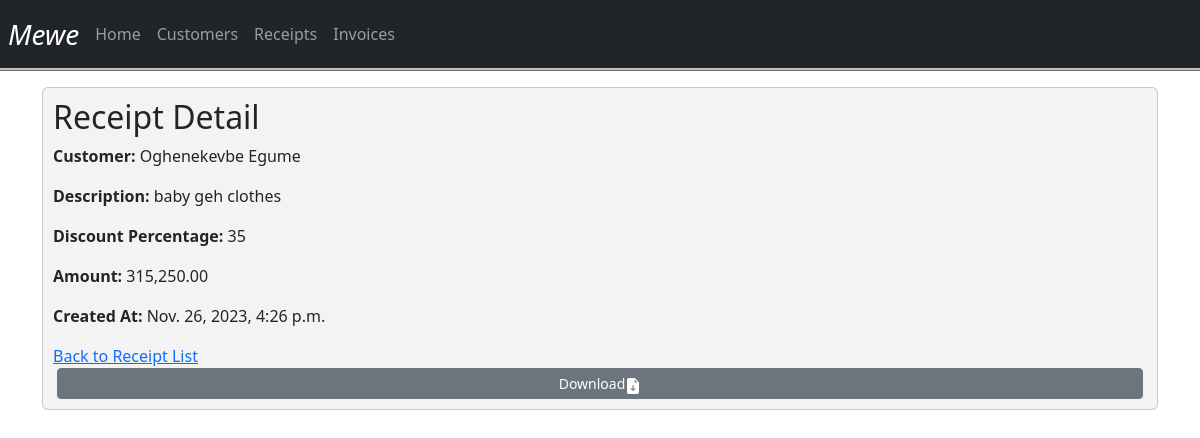
The app's page /receipts/2/ (signed in) with its own data.
### customerinvoices/models.py (models this page shows, shortened)
class Receipt(models.Model):
    user = models.ForeignKey(User, on_delete=models.CASCADE)
    customer= models.ForeignKey(Customer, on_delete=models.CASCADE, related_name='receipts')
    description = models.CharField(max_length=225)
    discount_percentage = models.IntegerField(null=True, blank=True)
    amount = models.DecimalField(decimal_places=2, max_digits=10)
    created_at = models.DateTimeField(auto_now_add=True)

class Customer(models.Model):
    user = models.ForeignKey(User, on_delete=models.CASCADE)
    name = models.CharField(max_length=50)
    email_address = models.EmailField(max_length=254, null=True, blank=True)
    phone_number = models.CharField(max_length=50, null=True, blank=True)

### customerinvoices/views.py (the view)
# urls.py: path('receipts/<int:pk>/', ReceiptDetailView.as_view(), name='receipt_detail'),
class ReceiptDetailView(LoginRequiredMixin,DetailView):
    model = Receipt
    template_name = 'receipt_detail.html'

### customerinvoices/templates/receipt_detail.html (shortened to what this page needs)
{% extends 'base.html' %}
{% load humanize %}
{% block content %}
<div class="card">
  <h2>Receipt Detail</h2>
  {% if user.id == receipt.user.id %}
  <p><strong>Customer:</strong> {{ object.customer.name }}</p>
  <p><strong>Description:</strong> {{ object.description }}</p>
  <p><strong>Discount Percentage:</strong> {{ object.discount_percentage }}</p>
  <p><strong>Amount:</strong> {{ object.amount|intcomma }}</p>
  <p><strong>Created At:</strong> {{ object.created_at }}</p>
  <a href="{% url 'receipt_list' %}">Back to Receipt List</a>
  <a href="{% url 'detail_to_pdf' model='receipt' pk=object.pk %}" class="btn btn-secondary btn-sm mx-1">Download</a>
  {% else %}
    <p>There is no receipt to see here</p>
  {% endif %}
</div>
{% endblock %}

### static/css/style.css (style rules this page uses)
body { background: linear-gradient(rgba(255, 255, 255, 0.3), rgba(255, 255, 255, 0.3)), url('https://images.pexels.com/photos/4173174/pexels-photo-4173174.jpeg?auto=compress&cs=tinysrgb&w=600'); background-repeat: no-repeat; background-size: cover; }
.card { background-color: rgba(225, 225, 225, 0.4) !important; padding: 10px !important; }

### records on screen
Receipt: customer.name "Oghenekevbe Egume", description "baby geh clothes", discount_percentage "35", amount "315,250.00", created_at "Nov. 26, 2023, 4:26 p.m."
